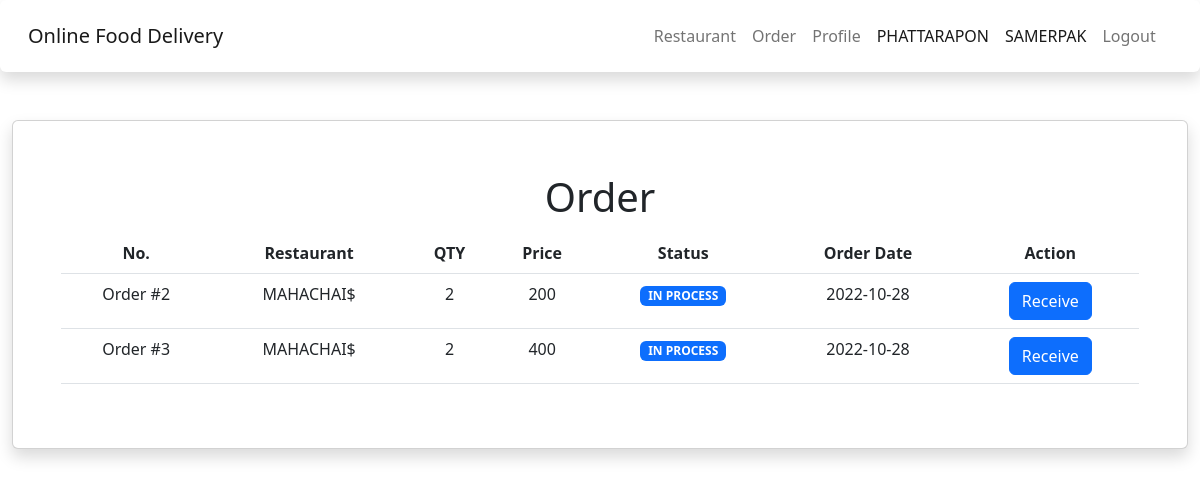
The app's page /rider/restaurant.php (signed in), older data.
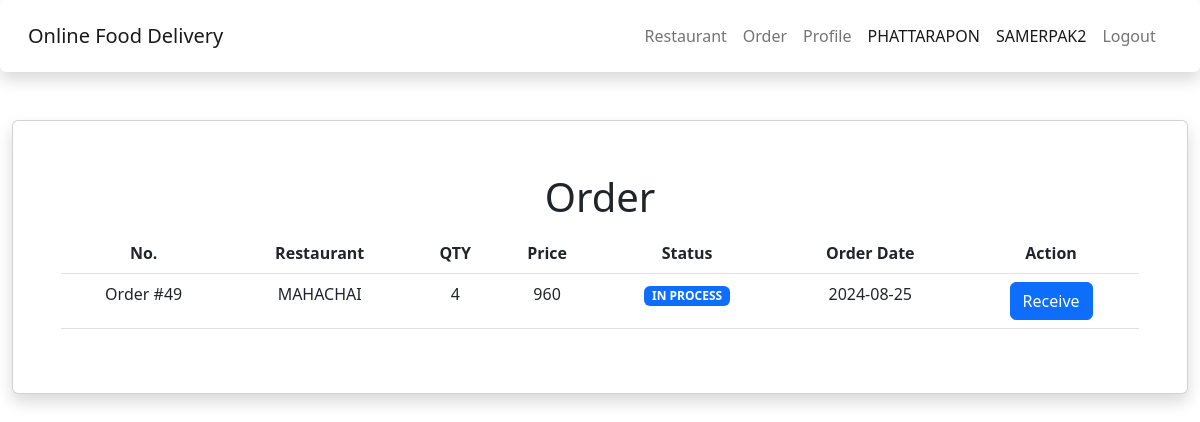
The same page, newer data.
### tables this page shows
CREATE TABLE `orders` (
  `order_id` int(11) NOT NULL,
  `res_id` int(11) NOT NULL,
  `mem_id` int(11) NOT NULL,
  `order_qty` int(10) NOT NULL,
  `order_price` float NOT NULL,
  `order_status` varchar(20) NOT NULL DEFAULT 'in_process',
  `order_date` date NOT NULL,
  `order_success` timestamp NULL DEFAULT CURRENT_TIMESTAMP,
  `mem_status` varchar(10) DEFAULT NULL,
  `order_group` int(11) DEFAULT NULL,
  `order_address` varchar(255) DEFAULT NULL,
  `mem_note` varchar(255) DEFAULT NULL
);

CREATE TABLE `restaurant` (
  `res_id` int(11) NOT NULL,
  `cate_id` int(11) NOT NULL,
  `res_name` varchar(40) NOT NULL,
  `res_mail` varchar(50) NOT NULL,
  `res_phone` varchar(10) NOT NULL,
  `o_hr` time NOT NULL,
  `c_hr` time NOT NULL,
  `o_day` varchar(20) NOT NULL,
  `res_address` varchar(255) NOT NULL,
  `res_img` varchar(50) DEFAULT NULL,
  `mem_id` int(11) NOT NULL
);

### rider/restaurant.php (the view, shortened to what this page needs)
<!DOCTYPE html>
<html lang="en">
<head>
    <?php include('../asset/head/head-rider.php'); ?>
</head>
<body>
<div class="container-fluid content">
<div class="card shadow p-5 mb-5 bg-body rounded">
            <h1 align="center" class="p-1">Order</h1>
            <table class="table">
                <thead align="center">
                    <th>No.</th>
                    <th>Restaurant</th>
                    <th>QTY</th>
                    <th>Price</th>
                    <th>Status</th>
                    <th>Order Date</th>
                    <th>Action</th>
                </thead>
                <?php
                    include('../connect.php');
                    $sql1 ="SELECT a.order_id, b.res_name FROM orders a, restaurant b WHERE a.res_id = b.res_id; ";
                    $query1 = mysqli_query($conn,$sql1);
                    $result1 = mysqli_fetch_array($query1);
                ?>
                <?php
                    $sql ="SELECT * FROM orders WHERE order_status = 'in_process' and mem_status IS NULL";
                    $query = mysqli_query($conn,$sql);
                    while($result = mysqli_fetch_array($query)){
                ?>
                <tbody class="text-center">
                    <form action="config_order.php" method="POST">
                        <td><input type="hidden" name="order_id" disabled class="form-control"
                                value="<?php echo $result['order_id']; ?>">Order #<?php echo $result['order_id']; ?></td>
                        <td><input type="hidden" name="res_name" disabled class="form-control"
                                value="<?php echo $result1['res_name']; ?>"><?php echo $result1['res_name']; ?></td>
                        <td><input type="hidden" name="order_qty" class="form-control"
                                value="<?php echo $result['order_qty']; ?>"><?php echo $result['order_qty']; ?></td>
                        <td><input type="hidden" name="order_price" class="form-control"
                                value="<?php echo $result['order_price']; ?>"><?php echo $result['order_price']; ?></td>
                        <td><input type="hidden" name="order_status" class="form-control"
                            <?php
                            if($result['order_status'] == 'in_process'){
                                echo '<span class="badge text-bg-primary">IN PROCESS</span>';
                            }else if ($result['order_status'] == 'waiting'){
                                echo '<span class="badge text-bg-warning">WAITING ORDER</span>';
                            }else if ($result['order_status'] == 'delivery'){
                                echo '<span class="badge text-bg-info text-dark">DELIVERY</span>';
                            }else if ($result['order_status'] == 'success'){
                                echo '<span class="badge text-bg-success">SUCCESS</span>';
                            }else if ($result['order_status'] == 'cancle'){
                                echo '<span class="badge text-bg-danger">CANCLE</span>';
                            }
                        ?>
                        </td>
                        <td><input type="hidden" name="order_date" class="form-control"
                                value="<?php echo $result['order_date']; ?>"><?php echo $result['order_date']; ?></td>
                        <td><button type="submit" name="receive" class="btn btn-primary">Receive</button></td>
                </tbody>
                <?php } ?>
            </table>
        </div>
    </div>
</body>
</html>

### asset/head/head-rider.php (shortened to what this page needs)
<?php
    if(!$_SESSION["mem_id"]){
        header("location: ../index.php");
    }else{?>
<header>
    <link rel="stylesheet" href="../asset/css/bootstrap.min.css">
    <nav class="navbar navbar-expand-lg bg-light shadow p-3 mb-5 bg-body rounded">
    <div class="container-fluid">
        <a class="navbar-brand" href="index.php">Online Food Delivery</a>
        <div class="collapse navbar-collapse" id="navbarNav">
            <ul class="navbar-nav ms-auto mb-2 mb-lg-0">
                <li class="nav-item">
                    <a class="nav-link" href="restaurant.php">Restaurant</a>
                </li>
                <li class="nav-item">
                    <a class="nav-link" href="order.php">Order</a>
                </li>
                <li class="nav-item">
                    <a class="nav-link" href="profile.php">Profile</a>
                </li>
                <li class="nav-item">
                    <a class="nav-link active"><?php echo strtoupper($_SESSION["mem_name"]); ?></a>
                </li>
                <li class="nav-item">
                    <a class="nav-link active"><?php echo strtoupper($_SESSION["mem_last"]); ?></a>
                </li>
                <li class="nav-item">
                    <a class="nav-link" href="../logout.php">Logout&nbsp;&nbsp;</a>
                </li>
            </ul>
        </div>
    </div>
</nav>
</header>
<?php } ?>

Row changes from the older to the newer data that the page shows:
removed orders: order_id "2", res.res_name "MAHACHAI$", order_qty "2", order_price "200", order_status "IN PROCESS", order_date "2022-10-28"
removed orders: order_id "3", order_qty "2", order_price "400", order_status "IN PROCESS", order_date "2022-10-28"
no longer on this page (row edited): restaurant: res_name "MAHACHAI$"
added orders: order_id "49", res.res_name "MAHACHAI", order_qty "4", order_price "960", order_status "IN PROCESS", order_date "2024-08-25"
Text that changed along with them:
$_SESSION["mem_last"]: "SAMERPAK" → "SAMERPAK2"
